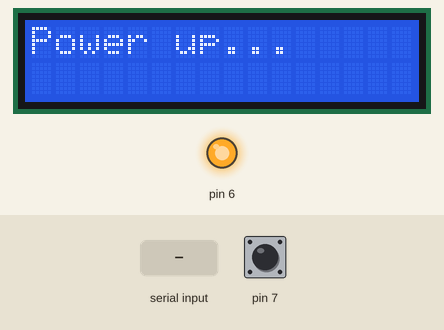
A sketch run on a simulated Arduino Uno, built with avr-gcc and run on an emulated ATmega328P. Parts: 16×2 character LCD, output pins drawn as LEDs (lit = HIGH). Inputs (shaded band) come from the test bench; at power-on: pin 7 HIGH. What the sketch prints to the serial monitor is not drawn.

Above: at 0.1 s.
5.7 s: "rdy" received over Serial
At 7.1 s:
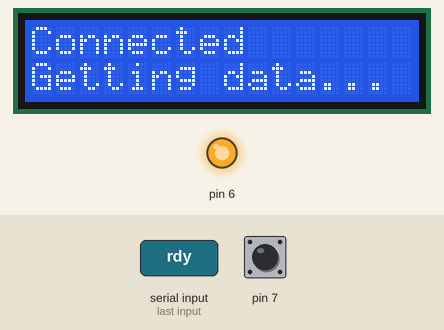
8.2 s: "90,45,200\n" received over Serial
At 9.5 s:
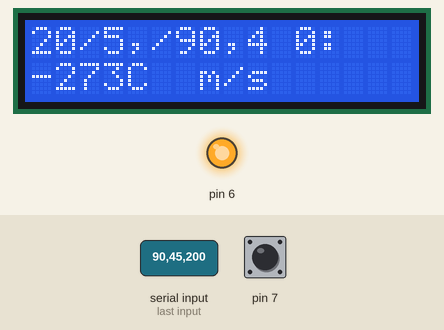
At 25.7 s:
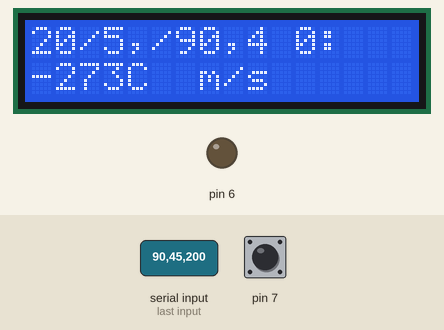
Timing chart, 0 to 26.5 s (numbered marks = the images above; inputs shaded):
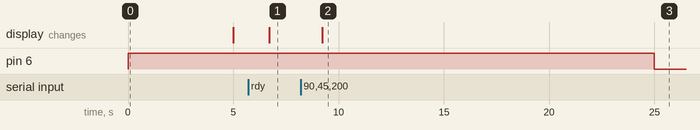

Measured:
- after the input at 5.7 s, the display: changes after 1.0 s (image 1)
- after the input at 8.2 s, pin 6: HIGH → LOW after 16.8 s instead of 10.8 s; the display: changes after 1.0 s (image 2)

The sketch:

kktc-lcd1602A.ino
```cpp
/*
  Based on LiquidCrystal Library - Hello World
  http://www.arduino.cc/en/Tutorial/LiquidCrystalHelloWorld

  The circuit:
 * LCD RS pin to digital pin 12
 * LCD Enable pin to digital pin 11
 * LCD D4 pin to digital pin 5
 * LCD D5 pin to digital pin 4
 * LCD D6 pin to digital pin 3
 * LCD D7 pin to digital pin 2
 * LCD R/W pin to ground
 * LCD VSS pin to ground
 * LCD VCC pin to 5V
 * 10K resistor:
 * ends to +5V and ground
 * wiper to LCD VO pin (pin 3)
*/

// include the library code:
#include <LiquidCrystal.h>
#include <EncButton2.h>

String in = "";
bool rdy, gotFirstMessage, backlight = false;
int mode = 0, backlightTO = 0, screen = 0;
// initialize the library by associating any needed LCD interface pin
// with the arduino pin number it is connected to
const int rs = 12, en = 11, d4 = 5, d5 = 4, d6 = 3, d7 = 2;
LiquidCrystal lcd(rs, en, d4, d5, d6, d7);
EncButton2<EB_BTN> enc(INPUT_PULLUP, 7);           // просто кнопка


void setup() {
  Serial.begin(9600);
  enc.setHoldTimeout(5000);
  pinMode(6, OUTPUT);
  digitalWrite(6, 1);
  // set up the LCD's number of columns and rows:
  lcd.begin(16, 2);
  // Print a message to the LCD.
  lcd.print("Power up...");
}

void(* resetFunc) (void) = 0;

void loading() {
  Serial.println("Loading...");
  lcd.setCursor(0,0);
  lcd.print("Display     ");
  lcd.setCursor(0,1);
  lcd.print("disconnected");
}

void connEstablished(){
  mode = 0;
  in = "";
  Serial.println(mode);
  lcd.setCursor(0,0);
  lcd.print("Connected");
  lcd.setCursor(0,1);
  lcd.print("Getting data...");
}

void printMainScreen(String a){
  String y = a.substring(0, 4);
  String m = a.substring(4, 6);
  String d = a.substring(6, 8);
  String h = a.substring(8, 10);
  String mm = a.substring(10, 12);
  int temp = a.substring(12, 15).toInt() - 273;
  String weather = a.substring(15, 20);
  String wind = a.substring(20, 22);
  String result1;
  result1.reserve(16);
  result1 += d;
  result1 += "/";
  result1 += m;
  result1 += "/";
  result1 += y;
  result1 += " ";
  result1 += h;
  result1 += ":";
  result1 += mm;
  String result2;
  result2.reserve(16);
  result2 += temp;
  result2 += "C ";
  result2 += weather;
  result2 += " ";
  result2 += wind;
  result2 += "m/s";
  lcd.setCursor(0,0);
  lcd.print(result1);
  lcd.print("     ");
  lcd.setCursor(0,1);
  lcd.print(result2);
  lcd.print("     ");
}

void printDiscScreen(String a){
  int totSpace = a.substring(0, 4).toInt();
  int occSpace = a.substring(4, 8).toInt();
  int freeSpace = totSpace - occSpace;
  double occPercent = ((float)occSpace/totSpace)*100;
  int squares = ceil(occPercent/12.5);
  String result1;
  result1.reserve(16);
  result1 += "Free:";
  result1 += freeSpace;
  result1 += "/";
  result1 += totSpace;
  result1 += "Gb";

  lcd.setCursor(0,0);
  lcd.print(result1);
  lcd.print("     ");
  lcd.setCursor(0,1);
  lcd.print("Used:");
  for (int i = 0; i < squares; i++) {
    lcd.write(255);
  }
  for (int i = 0; i < 8-squares; i++) {
    lcd.write("_");
  }
  lcd.print((int)ceil(occPercent));
  lcd.print("%");
  lcd.print("     ");
}

void printHealthScreen(String a){
  long uptimeSec = a.substring(0, 7).toInt();
  String cpuTemp = a.substring(7, 10);
  cpuTemp.trim();
  String cpuLoad = a.substring(10, 12);

  String result1;
  result1.reserve(16);
  result1 += "Up for ";
  result1 += uptimeSec/60/60;
  result1 += "h ";
  result1 += (uptimeSec/60)%60;
  result1 += "m";

  String result2;
  result2.reserve(16);
  result2 += "CPU: ";
  result2 += cpuTemp;
  result2 += "C ";
  result2 += cpuLoad;
  result2 += "%";

  lcd.setCursor(0,0);
  lcd.print(result1);
  lcd.print("     ");
  lcd.setCursor(0,1);
  lcd.print(result2);
  lcd.print("     ");
}

void turnOnBacklight() {
  backlightTO = 0;
  digitalWrite(6, 1);
  backlight = true;
}

void loop() {
  enc.tick();                       // опрос происходит здесь
  if (rdy == false) {
    if (millis()%5000==0) {
      loading();
    }
  }

  if (Serial.available() > 0) {
    in = Serial.readString();
    in.trim();
    if (in == "rdy") {
      rdy = true;
      connEstablished();
    }
    else {
      if (!gotFirstMessage) {
        mode = 0;
        printMainScreen(in);
        turnOnBacklight();
        gotFirstMessage = true;
      }
      if (screen == 0 && in != "") {
        printMainScreen(in);
      }
      else if (screen == 1 && in != "") {
        printDiscScreen(in);
      }
      else if (screen == 2 && in != "") {
        printHealthScreen(in);
      }
    }
  }

  if (millis()%1000==0) {
    backlightTO += 1;
//    Serial.println(backlightTO);
    if (backlightTO > 200) {
      digitalWrite(6, 0);
      backlightTO = 0;
      backlight = false;
    }
  }

  // set the cursor to column 0, line 1
  // (note: line 1 is the second row, since counting begins with 0):
  // print the number of seconds since reset:
  if (enc.click()) {
    if (rdy && backlight) {
      mode += 1;
      Serial.println(mode%3);
      screen = mode%3;

    }
    turnOnBacklight();
  }

  if (enc.held()) resetFunc();
}
```
